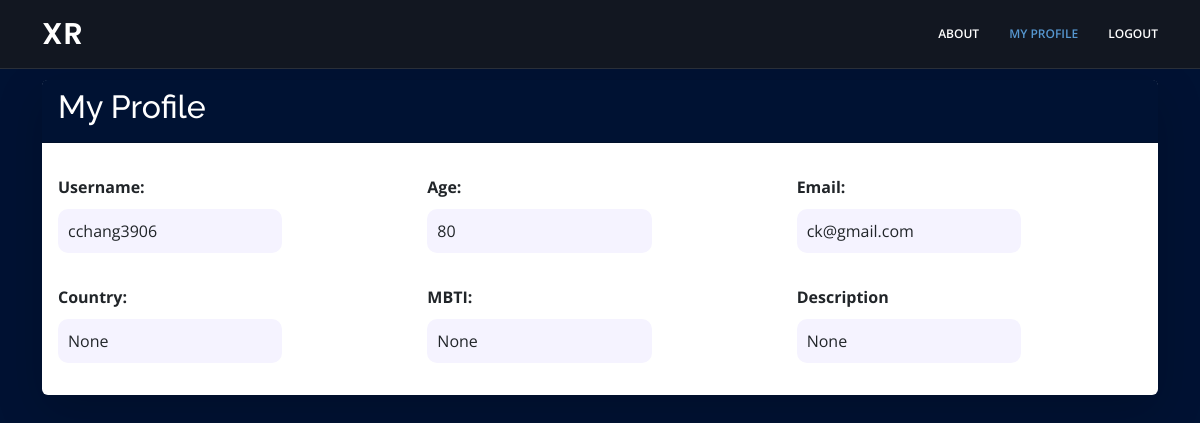
The app's page /myprofile (signed in), older data.
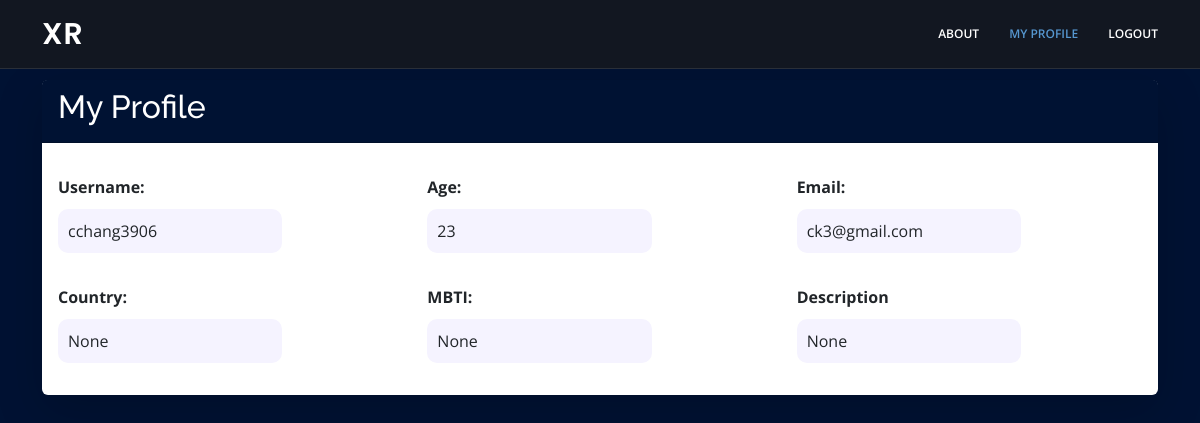
The same page, newer data.
### tables this page shows
CREATE TABLE "users_table" (
	"username"	TEXT,
	"password"	TEXT,
	"age"	INT,
	"email"	TEXT,
	"logindate"	TEXT,
	"signdate"	TEXT,
	"country"	TEXT,
	"MBTI"	TEXT,
	"description"	TEXT
);

### app.py (the view)
@app.route("/myprofile", methods=["GET", "POST"])
def myprofile():
    isLogin = False
    isAdmin = False
    if "username" in session:
        if session["username"] == "testtest":
            isAdmin = True
        isLogin = True
        conn = sqlite3.connect("hw.db")
        cursor = conn.cursor()
        command = "SELECT email, age, country, mbti, description FROM users_table WHERE username = ?;"
        cursor.execute(command, (session["username"],))
        result = cursor.fetchall()
        return render_template("myprofile.html", isAdmin=isAdmin, active_page = "myprofile", username=session["username"], age=result[0][1], email=result[0][0], country = result[0][2], mbti = result[0][3], description = result[0][4], isLogin=isLogin)
    else:
        return render_template("login.html")

### templates/myprofile.html
    {% extends "nav.html" %}
    {% block profile %}
    <div class = "container">
        <div class = "card mt-6 shadow-lg border-0">
            <div class = "card-header bg-primary text-white">
                <h2>My Profile</h2>
            </div>
            <div class = "card-body">
                <div class = "row mt-3">
                    <div class = "col-12 col-md-4">
                        <label><strong>Username: </strong></label>
                        <p class="user-info">{{username}}</p>
                    </div>
                    <div class = "col-12 col-md-4">
                        <label><strong>Age: </strong></label>
                        <p class="user-info">{{age}}</p>
                    </div>
                    <div class = "col-12 col-md-4">
                        <label><strong>Email: </strong></label>
                        <p class="user-info">{{email}}</p>
                    </div>
                </div>
                <div class = "row mt-3">
                    <div class = "col-12 col-md-4">
                        <label><strong>Country: </strong></label>
                        <p class="user-info">{{country}}</p>
                    </div>
                    <div class = "col-12 col-md-4">
                        <label><strong>MBTI: </strong></label>
                        <p class="user-info">{{mbti}}</p>
                    </div>
                    <div class = "col-12 col-md-4">
                        <label><strong>Description </strong></label>
                        <p class="user-info">{{description}}</p>
                    </div>
                </div>
            </div>
        </div>
    </div>
    {% endblock %}

### templates/nav.html (shortened to what this page needs)
<!DOCTYPE html>
<html lang="en">
<head>
  <link href="../static/assets/vendor/animate.css/animate.min.css" rel="stylesheet">
  <link href="../static/assets/vendor/bootstrap/css/bootstrap.min.css" rel="stylesheet">
  <link href="../static/assets/vendor/bootstrap-icons/bootstrap-icons.css" rel="stylesheet">
  <link href="../static/assets/vendor/boxicons/css/boxicons.min.css" rel="stylesheet">
  <link href="../static/assets/vendor/glightbox/css/glightbox.min.css" rel="stylesheet">
  <link href="../static/assets/vendor/remixicon/remixicon.css" rel="stylesheet">
  <link href="../static/assets/vendor/swiper/swiper-bundle.min.css" rel="stylesheet">
  <link href="https://unpkg.com/aos@2.3.1/dist/aos.css" rel="stylesheet">
  <link href="../static/css/styles.css" rel="stylesheet">
  <link rel="stylesheet" href="https://cdnjs.cloudflare.com/ajax/libs/font-awesome/6.5.2/css/all.min.css" />
</head>
<body>
  <header id="header" class="fixed-top header-inner-pages">
    <div class="container d-flex align-items-center justify-content-between">
      <h1 class="logo"><a href="{{url_for('index')}}">XR</a></h1>
      <nav id="navbar" class="navbar">
        <ul>
          <li><a class="nav-link scrollto" href="{{url_for('index')}}#about">About</a></li>
          <li><a class="nav-link  scrollto {%if active_page == 'myprofile'%}active{%endif%}" href="{{url_for('myprofile')}}">My Profile</a></li>
          {% if isLogin == True %}
            <li><a class="nav-link scrollto" href="{{url_for('logout')}}">Logout</a></li>
          {% else %}
          <li><a class="nav-link scrollto" href="{{url_for('login')}}">Login</a></li>
          {% endif %}
        </ul>
      </nav>
    </div>
  </header>
  {% block profile %}
  {% endblock %}
</body>
</html>

### static/css/styles.css (style rules this page uses)
body { font-family: "Open Sans", sans-serif; color: white; }
a { color: #428bca; text-decoration: none; }
h1, h2, h3, h4, h5, h6 { font-family: "Raleway", sans-serif; }
#header { transition: all 0.5s; z-index: 997; padding: 15px 0; border-bottom: 1px solid rgba(255, 255, 255, 0.1); }
#header.header-scrolled, #header.header-inner-pages { background: rgba(23, 26, 29, 0.8); }
#header .logo { font-size: 30px; margin: 0; padding: 0; line-height: 1; font-weight: 600; letter-spacing: 1px; font-family: "Poppins", sans-serif; }
#header .logo a { color: #fff; }
.navbar { padding: 0; }
.navbar ul { margin: 0; padding: 0; display: flex; list-style: none; align-items: center; }
.navbar li { position: relative; }
.navbar a, .navbar a:focus { display: flex; align-items: center; justify-content: space-between; padding: 10px 0 10px 30px; text-transform: uppercase; font-size: 12px; font-weight: 600; color: #fff; white-space: nowrap; transition: 0.3s; }
.navbar a:hover, .navbar .active, .navbar .active:focus, .navbar li:hover>a { color: #5697d0; }
body { background-color: #001233 !important; }
.bg-primary { background-color: #001233 !important; }
.user-info { background-color: #F5F3FF; padding:10px; border-radius: 10px; margin-top: 10px; width:65%; }
.mt-6 { margin-top: 5rem; }

Row changes from the older to the newer data that the page shows:
changed users_table "cchang3906": email "ck@gmail.com" → "ck3@gmail.com"
Text that changed along with them:
{{ age }}: "80" → "23"
